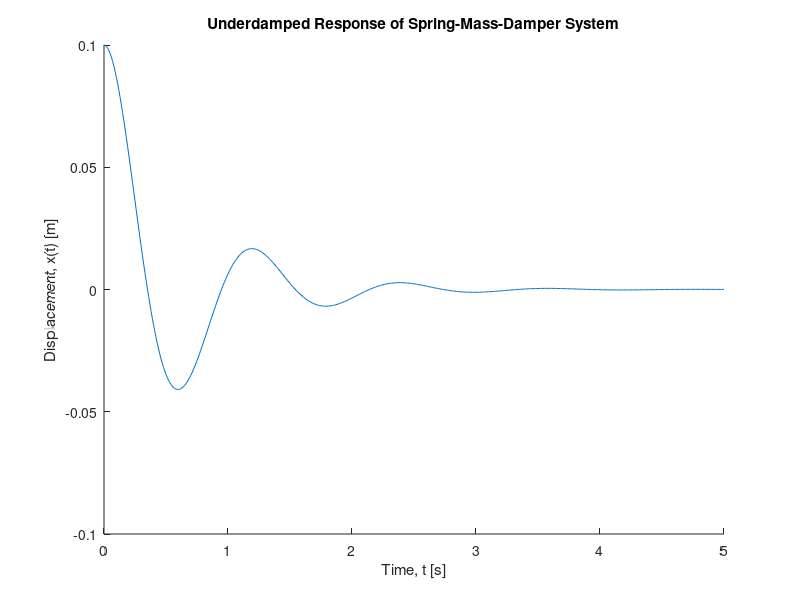

Write MATLAB code to recreate this figure.
% Joel Lubinitsky - 02/04/15
% MAE 321 - HW 3.1

clear all
close all
clc

%% Problem 1:
% A spring-mass-damper system having mass of 100 kg, stiffness of
% 3000 N/m, and damping coefficient of 300 Ns/m is given a zero initial
% velocity and an initial displacement of 0.1 m. Calculate the form of
% the response and plot it for as long as it takes to die out.
%
% Unknown: Form of response ($$ \zeta $$), Plot response

%% Known
mass               = 100;  % kg
stiffness          = 3000; % kg/s^2
coefficientDamping = 300;  % kg/s
velocityInitial    = 0;    % m/s
xInitial           = 0.1;  % m

%% Calculations
frequencyNatural           = sqrt(stiffness / mass);                        % rad/s
coefficientDampingCritical = 2 * sqrt(stiffness * mass);                    % kg/s
ratioDamping               = coefficientDamping / coefficientDampingCritical;
frequencyNaturalDamped     = frequencyNatural * sqrt(1 - ratioDamping ^ 2); % rad/s

% [ratioDamping < 1] -> Underdamped Response
disp('[ratioDamping < 1] -> Underdamped Response')
constantA   = sqrt(((velocityInitial + ratioDamping * frequencyNatural * xInitial) ^ 2 + (xInitial * frequencyNaturalDamped) ^ 2) / frequencyNaturalDamped ^ 2);
constantPhi = atan((xInitial * frequencyNaturalDamped) / (velocityInitial + ratioDamping * frequencyNatural * xInitial));
time        = [0 : 0.01 : 5];

x = constantA .* exp(-ratioDamping .* frequencyNatural .* time) .* sin(frequencyNaturalDamped .* time + constantPhi);

%% Plot
figure(1)
hold on
title('Underdamped Response of Spring-Mass-Damper System')
xlabel('Time, t [s]')
ylabel('Displacement, x(t) [m]')
plot(time, x)

%% Results
% System is underdamped because $$ \zeta < 1 $$